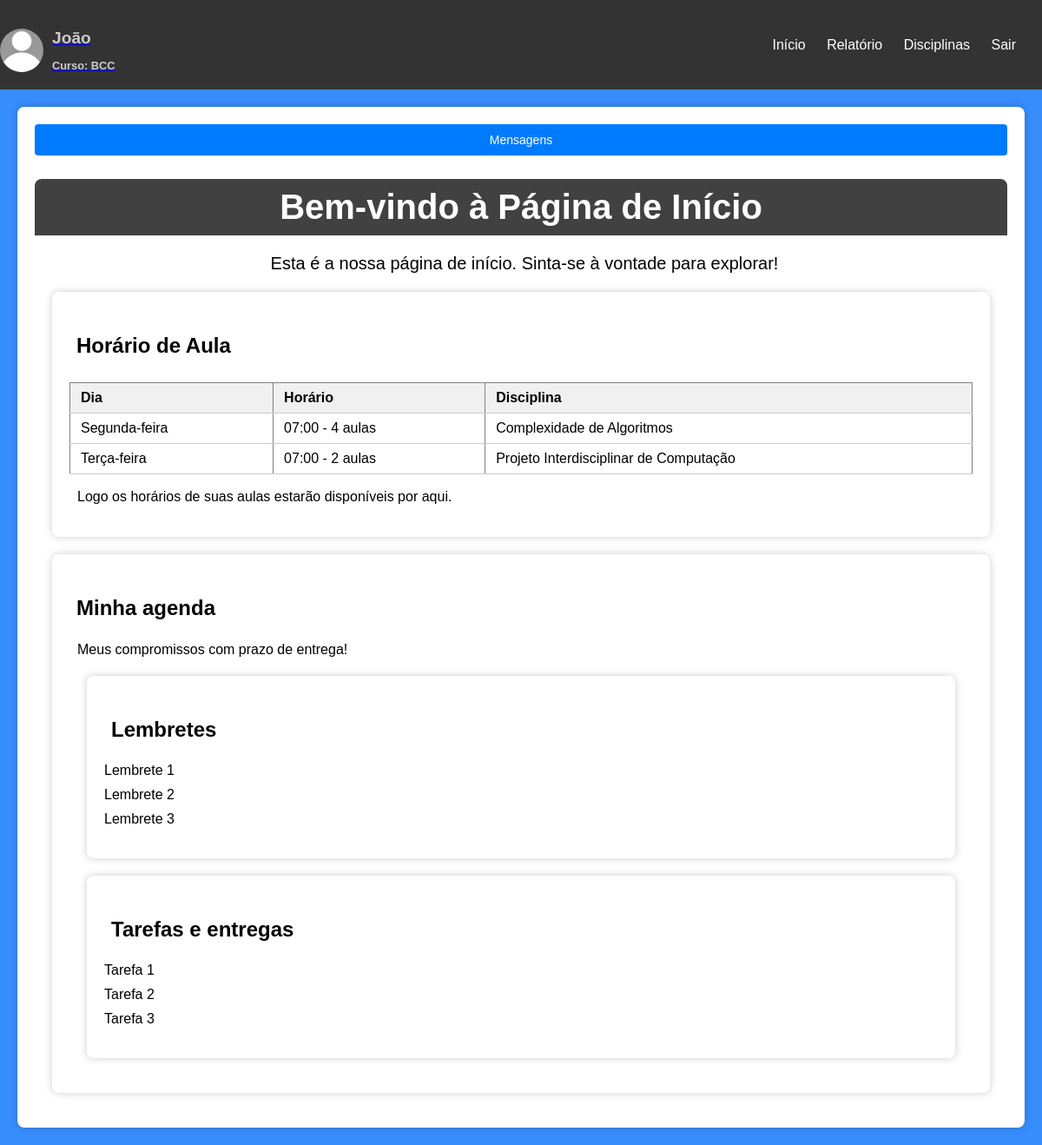
The page /inicio (signed in) on the database its author committed.
### tables this page shows
CREATE TABLE alunos (
            numeroprontuario TEXT PRIMARY KEY,
            nome TEXT,
            email TEXT,
            senha TEXT,
            curso TEXT,
            semestre INTEGER,
            unidade TEXT,
            turma TEXT
        );

CREATE TABLE disciplinas (
            sigla TEXT PRIMARY KEY,
            nome TEXT,
            professor TEXT,
            dia TEXT,
            horario TIME,
            aulaspordia INTEGER,
            total INTEGER
        );

### main.py (the view)
@app.route('/inicio')
def inicio():
    email = session.get('usuario')  # Observe que estamos usando session.get() para evitar erros se o usuário não estiver logado.
    if email:
        conexao = sqlite3.connect('usuarios.db')
        cursor = conexao.cursor()
        cursor.execute('SELECT nome, curso FROM alunos WHERE email = ?', (email,))
        usuario_info = cursor.fetchone()
        horarios = obter_disciplinas_do_banco_de_dados(email)
        conexao.close()
        nome_usuario, curso_usuario = usuario_info
        return render_template('inicio.html', nome=nome_usuario, curso=curso_usuario, email=email, horarios=horarios)
    else:
        return redirect('/login')

### templates/inicio.html (shortened to what this page needs)
<!DOCTYPE html>
<html lang="pt-br">
    <link rel="stylesheet" type="text/css" href="../static/config/styles.css">
</head>
<body>
        <header>
            <div class="perfil">
                <a href="/perfil">
            <img src="../static/imagem/foto_perfil.webp" alt="Foto de Perfil">
            <div>
                <h1>{{ nome }}</h1>
                <h2>Curso: {{ curso}}</h2>
            </div>
            </a>
            </div>
            <nav>
                <ul>
                    <li><a href="/inicio">Início</a></li>
                    <li><a href="/relatorio">Relatório</a></li>
                    <li><a href="/disciplina">Disciplinas</a></li>
                    <li><a href="/logout">Sair</a></li>
                </ul>
            </nav>
        </header>
    <div class="content">
    <button id="toggleTab">Mensagens</button>
    <div class="welcome-message">
        <h1>Bem-vindo à Página de Início</h1>
        <p>Esta é a nossa página de início. Sinta-se à vontade para explorar!</p>
    </div>
    <div class="section">
        <h2>Horário de Aula</h2>
        <table border="1">
            <tr>
                <th>Dia</th>
                <th>Horário</th>
                <th>Disciplina</th>
            </tr>
            {% for disciplina in horarios %}
                <tr>
                    <td>{{ disciplina[3] }}</td>
                    <td>{{ disciplina[4] }} - {{disciplina[5]}} aulas</td>
                    <td>{{ disciplina[1] }}</td>
                </tr>
            {% endfor %}
        </table>
    <p>Logo os horários de suas aulas estarão disponíveis por aqui.</p>
    </div>
    <div class="section">
        <h2>Minha agenda</h2>
        <p>Meus compromissos com prazo de entrega!</p>
        <div class="section">
            <h2>Lembretes</h2>
            <ul>
                <li>Lembrete 1</li>
                <li>Lembrete 2</li>
                <li>Lembrete 3</li>
            </ul>
        </div>
        <div class="section">
            <h2>Tarefas e entregas</h2>
            <ul>
                <li>Tarefa 1</li>
                <li>Tarefa 2</li>
                <li>Tarefa 3</li>
            </ul>
        </div>
    </div>
</body>
</html>

### static/config/styles.css (style rules this page uses)
body { font-family: Arial, sans-serif; margin: 0; padding: 0; justify-content: center; align-items: center; min-height: 100vh; background-color: #388dfd; }
button { display: block; width: 100%; padding: 10px; background-color: #007bff; color: #fff; border: none; border-radius: 4px; cursor: pointer; margin-bottom: 20px; font-size: 14px; }
.section { padding: 20px; background-color: #fff; margin: 20px; border-radius: 8px; box-shadow: 0 0 10px rgba(0, 0, 0, 0.2); }
header { background-color: #333; color: #fff; padding: 10px; display: flex; justify-content: space-between; align-items: center; }
nav ul { list-style-type: none; padding: 0; margin: 0; }
nav li { display: inline; margin-right: 20px; }
nav a { text-decoration: none; color: #fff; }
ul { list-style-type: none; padding: 0; }
ul li { margin-bottom: 10px; }
header { background-color: #333; color: #fff; padding: 10px; text-align: right; }
.content { padding: 20px; background-color: #fff; margin: 20px; border-radius: 8px; box-shadow: 0 0 10px rgba(0, 0, 0, 0.2); }
.content h1 { margin-bottom: 10px; padding: 10px; background-color: #424141; color: #fff; border-top-left-radius: 8px; border-top-right-radius: 8px; }
.content h2 { margin-bottom: 1px; padding: 8px; background-color: #ffffff; color: #000; border-top-left-radius: 8px; border-top-right-radius: 8px; }
.content p { position: relative; margin-left: 8px; padding: 1px; background-color: #ffffff; color: #000; border-top-left-radius: 8px; border-top-right-radius: 8px; }
.welcome-message { font-size: 20px; text-align: center; }
.perfil { margin-right: 20px; margin-top: 20px; }
.perfil img { width: 50px; height: 50px; border-radius: 50%; position: absolute; left: 0; margin-top: 3px; }
.perfil h1 { font-size: 1.2rem; text-align: left; margin-left: 50px; margin-top: 3px; color:#ccc; font-style: inherit; text-decoration: none; }
.perfil h2 { font-size: 0.8rem; margin-top: 0px; text-align: left; bottom: 5px; margin-left: 50px; color: #ccc; font-style: inherit; text-decoration: none; }

### templates/inicio.html (style rules this page uses)
table { width: 100%; border-collapse: collapse; margin-top: 20px; overflow-x: auto; }
th, td { padding: 8px 12px; text-align: left; border-bottom: 1px solid #ccc; }
th { background-color: #f0f0f0; }

### rows shown on the page
alunos: nome "João", curso "BCC"
disciplinas: dia "Segunda-feira", horario "07:00", aulaspordia "4", nome "Complexidade de Algoritmos"
disciplinas: dia "Terça-feira", horario "07:00", aulaspordia "2", nome "Projeto Interdisciplinar de Computação"
